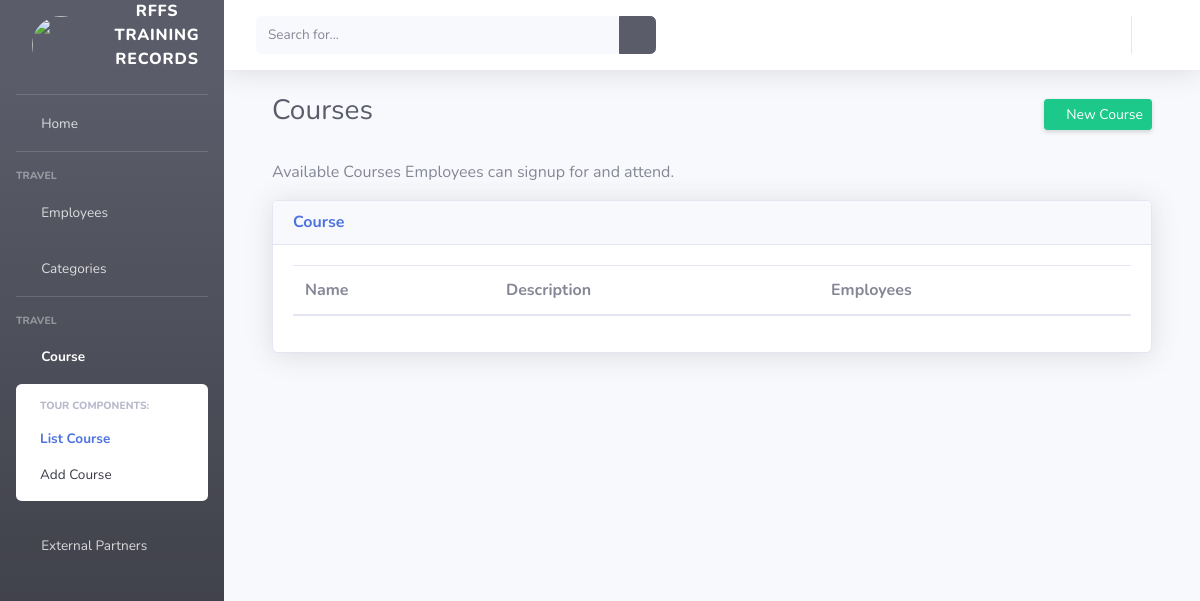
Before: /course/course/list/ (signed in) with the older database file.
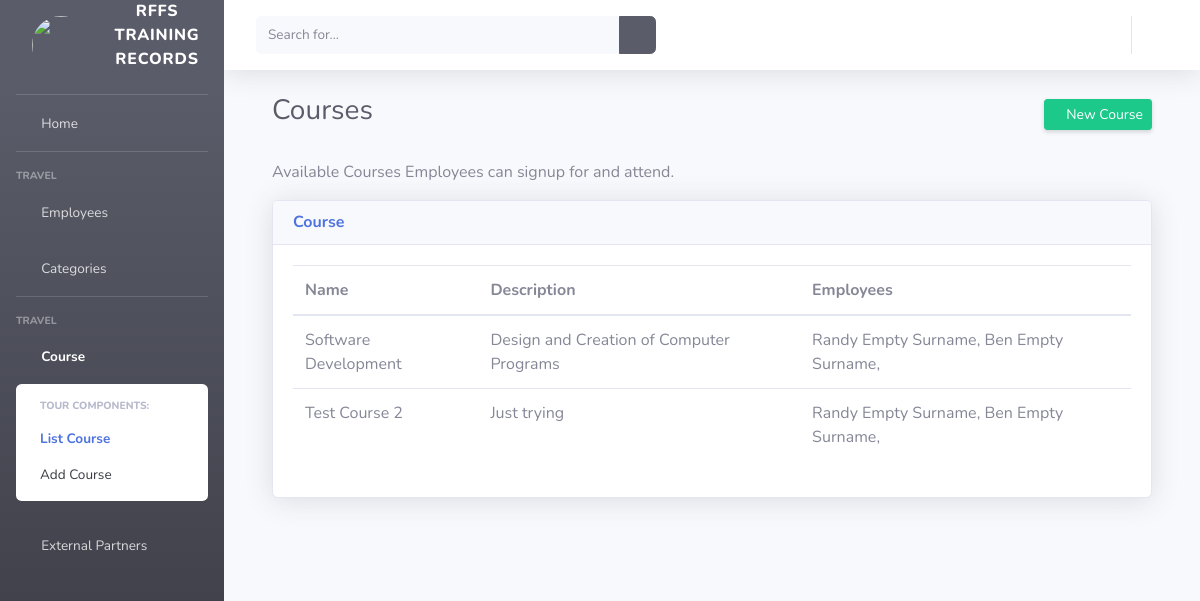
After: the same page with the newer database file.
### course/models/course.py (models this page shows, shortened)
class Course(models.Model):
    name = models.CharField(max_length=150)
    description = models.CharField(max_length=500)
    employees = models.ManyToManyField(Employee)

### course/models/employee.py (models this page shows, shortened)
class Employee(models.Model):
    default_country = Country(code='GH')
    GENDER_CHOICES = (
        ('M', 'Male'),
        ('F', 'Female'),
        ('O', 'Other')
    )
    first_name = models.CharField(max_length=150)
    surname = models.CharField(max_length=150)
    other_name = models.CharField(max_length=150, null=True, blank=True)
    avatar = models.ImageField(upload_to=upload_image_path)
    staff_id = models.CharField(max_length=120)
    date_of_birth = models.DateField()
    mobile_number = models.PositiveIntegerField()
    sex = models.CharField(max_length=1, choices=GENDER_CHOICES)
    date_of_enrollment = models.DateTimeField()
    station = models.CharField(max_length=120)
    course_name = models.CharField(max_length=200)
    country = CountryField()
    category = models.ForeignKey(Category, on_delete=models.CASCADE)
    summary = models.TextField()
    start_date = models.DateField(default=timezone.now)
    end_date = models.DateField(default=timezone.now)
    date_created = models.DateTimeField(default=timezone.now, blank=True)

### course/views/course.py (the view)
# urls.py: path('course/list/', list_course, name="list_course"),
@login_required
def list_course(request):
    template = "course/list.html"
    courses = Course.objects.all()
    context = {"courses": courses, "list_course_active": "active", "course_show": "show", "course_active": "active"}
    return render(request, template, context)

### templates/course/list.html (shortened to what this page needs)
{% extends 'base.html' %}
{% load static %}
{% block style_link %} <link href="/static/admin/vendor/datatables/dataTables.bootstrap4.min.css" rel="stylesheet"> {% endblock style_link %}
{% block content %}
    <div class="container-fluid">
        <div class="d-sm-flex align-items-center justify-content-between">
            <h1 class="h3 mb-2 text-gray-800">Courses</h1>
            <a href="{% url 'add_course' %}" class="d-none d-sm-inline-block btn btn-sm btn-success shadow-sm">
                <i class="fas fa-plus fa-sm text-white-500"></i> New Course
            </a>
        </div><br>
        <p>Available Courses Employees can signup for and attend.</p>
        <div class="card shadow mb-5">
        <div class="card-header">
            <h6 class="m-0 font-weight-bold text-primary">Course</h6>
        </div>
        <div class="card-body">
            <table class="table table-hover" id="dataTable" width="100%" cellspacing="0">
                <thead>
                    <tr>
                        <th>Name</th>
                        <th>Description</th>
                        <th>Employees</th>
                    </tr>
                </thead>
                {% for course in courses %}
                    <tr>
                        <td> {{ course.name }} </td>
                        <td> {{ course.description }} </td>
                        <td> {% for employee in course.employees.all %} {{ employee.first_name }} {{ employee.surname }}, {% endfor %}</td>
                    </tr>
                {% endfor %}
            </table>
    </div>
{% endblock content %}

Changed rows visible on the page:
added Course: name "Software Development", description "Design and Creation of Computer Programs"
now on this page (row unchanged): Employee: first_name "Randy", surname "Empty Surname"
now on this page (row unchanged): Employee: first_name "Ben", surname "Empty Surname"
added Course: name "Test Course 2", description "Just trying"
